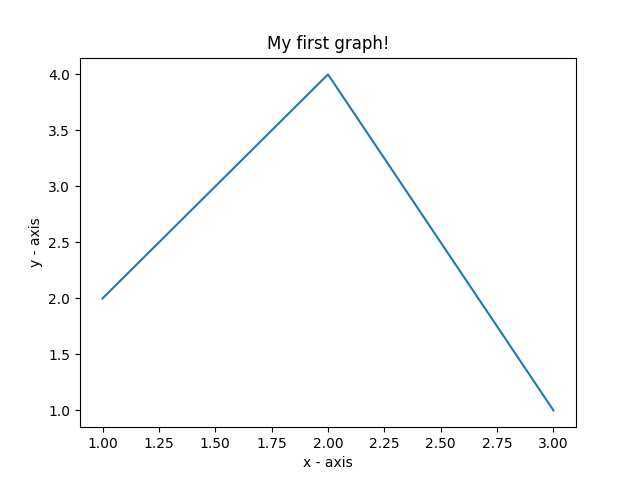

This chart was generated by the following Python code:
import matplotlib.pyplot as plt 

# Values
x = [1,2,3] 
y = [2,4,1] 

# plt.????(x, y) 
plt.plot(x, y) 

plt.xlabel('x - axis') 
plt.ylabel('y - axis') 

plt.title('My first graph!') 

#plt.show()
plt.savefig('my_plot_journey_line.png')